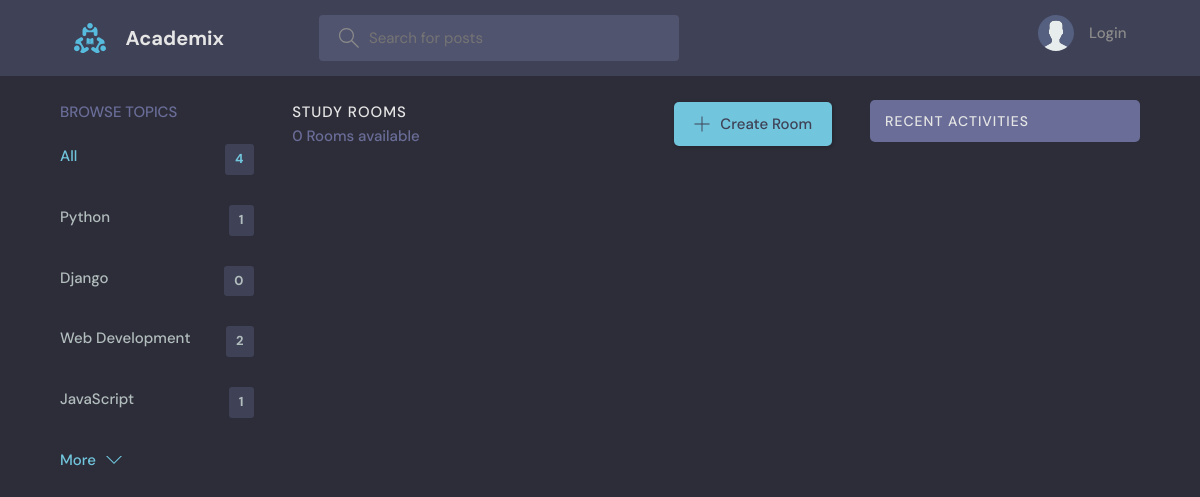
The app's page /?q=Designers, older data.
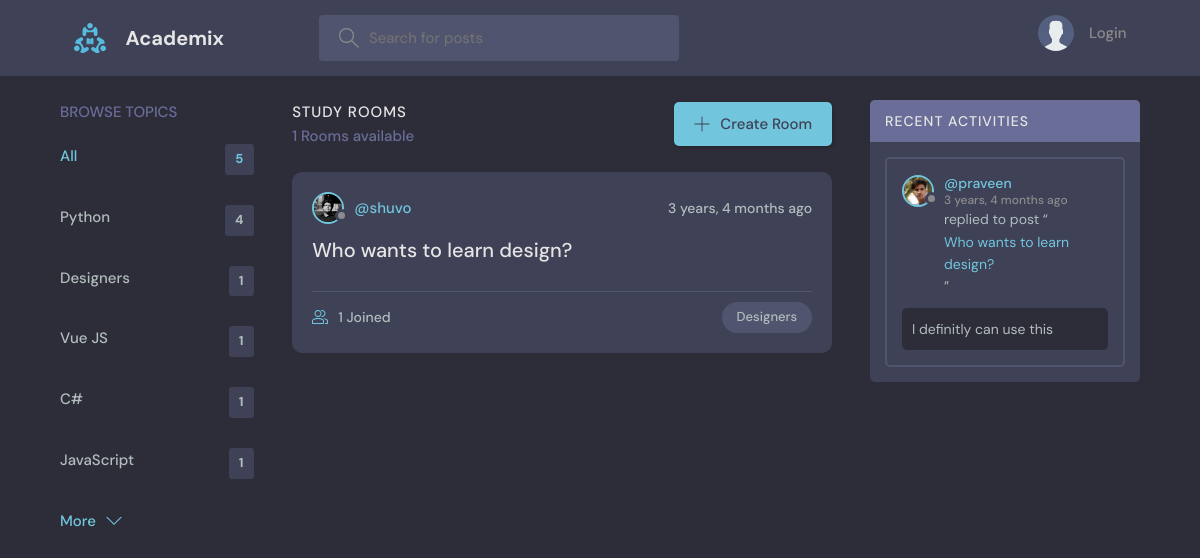
The same page, newer data.
### base/models.py (models this page shows, shortened)
class Topic(models.Model):
    name = models.CharField(max_length=200)

class Room(models.Model):
    host = models.ForeignKey(User, on_delete=models.SET_NULL, null=True)
    topic = models.ForeignKey(Topic, on_delete=models.SET_NULL, null=True)
    name = models.CharField(max_length=200)
    description = models.TextField(null=True, blank=True)
    participants = models.ManyToManyField(
        User, related_name='participants', blank=True)
    updated = models.DateTimeField(auto_now=True)
    created = models.DateTimeField(auto_now_add=True)
    class Meta:
        ordering = ['-updated', '-created']
    def __str__(self):
        return self.name

class User(AbstractUser):
    name = models.CharField(max_length=200, null=True)
    email = models.EmailField(unique=True, null=True)
    bio = models.TextField(null=True)
    avatar = models.ImageField(null=True, default="avatar.svg")
    USERNAME_FIELD = 'email'
    REQUIRED_FIELDS = []

class Message(models.Model):
    user = models.ForeignKey(User, on_delete=models.CASCADE)
    room = models.ForeignKey(Room, on_delete=models.CASCADE)
    body = models.TextField()
    updated = models.DateTimeField(auto_now=True)
    created = models.DateTimeField(auto_now_add=True)
    class Meta:
        ordering = ['-updated', '-created']

### base/views.py (the view)
# urls.py: path('', views.home, name="home"),
def home(request):
    q = request.GET.get('q') if request.GET.get('q') != None else ''
    rooms = Room.objects.filter(
        Q(topic__name__icontains=q) |
        Q(name__icontains=q) |
        Q(description__icontains=q)
    )
    topics = Topic.objects.all()[0:5]
    room_count = rooms.count()
    room_messages = Message.objects.filter(
        Q(room__topic__name__icontains=q))[0:3]
    context = {'rooms': rooms, 'topics': topics,
               'room_count': room_count, 'room_messages': room_messages}
    return render(request, 'base/home.html', context)

### base/templates/base/home.html (shortened to what this page needs)
{% extends 'main.html' %}
{% block content %}
<main class="layout layout--3">
  <div class="container">
    {% include 'base/topics_component.html' %}
    <div class="roomList">
      <div class="roomList__header">
        <div>
          <h2>Study Rooms</h2>
          <p>{{room_count}} Rooms available</p>
        </div>
        <a class="btn btn--main" href="{% url 'create-room' %}">
          <svg version="1.1" xmlns="http://www.w3.org/2000/svg" width="32" height="32" viewBox="0 0 32 32">
            <title>add</title>
            <path
              d="M16.943 0.943h-1.885v14.115h-14.115v1.885h14.115v14.115h1.885v-14.115h14.115v-1.885h-14.115v-14.115z">
            </path>
          </svg>
          Create Room
        </a>
      </div>
      {% include 'base/feed_component.html' %}
    </div>
    {% include 'base/activity_component.html' %}
  </div>
</main>
{% endblock %}

### templates/main.html (shortened to what this page needs)
<!DOCTYPE html>
{% load static %}
<html lang="en">
  <head>
    <link rel="stylesheet" href="{% static 'styles/style.css' %}" />
  </head>
  <body>
    {% include 'navbar.html' %}  {% block content %} {% endblock %}
  </body>
</html>

### templates/navbar.html (shortened to what this page needs)
{% load static %}
<header class="header header--loggedIn">
  <div class="container">
    <a href="{% url 'home' %}" class="header__logo">
      <img src="{% static 'images/logo.svg' %}" />
      <h1>Academix</h1>
    </a>
    <form class="header__search" method="GET" action="{% url 'home' %}">
      <label>
        <input name="q" placeholder="Search for posts" />
      </label>
    </form>
    <nav class="header__menu">
      {% if request.user.is_authenticated %}
      <div class="header__user">
        <a href="{% url 'update-user' %}">
          <div class="avatar avatar--medium active">
            <img src="{{request.user.avatar.url}}" />
          </div>
          <p>
            {{request.user.username}} <span>@{{request.user.username}}</span>
          </p>
        </a>
        <button class="dropdown-button">
          <svg
            version="1.1"
            xmlns="http://www.w3.org/2000/svg"
            width="32"
            height="32"
            viewBox="0 0 32 32"
          >
            <title>chevron-down</title>
            <path d="M16 21l-13-13h-3l16 16 16-16h-3l-13 13z"></path>
          </svg>
        </button>
      </div>
      {% else %}
      <a href="{% url 'login' %}">
        <img src="{% static 'images/avatar.svg' %}" />
        <p>Login</p>
      </a>
      {% endif %}
    </nav>
  </div>
</header>

### base/templates/base/topics_component.html
<div class="topics">
    <div class="topics__header">
        <h2>Browse Topics</h2>
    </div>
    <ul class="topics__list">
        <li>
            <a href="{% url 'home' %}" class="active">All <span>{{topics.count}}</span></a>
        </li>
        {% for topic in topics %}
        <li>
            <a href="{% url 'home' %}?q={{topic.name}}">{{topic.name}}<span>{{topic.room_set.all.count}}</span></a>
        </li>
        {% endfor %}
    </ul>
    <a class="btn btn--link" href="{% url 'topics' %}">
        More
        <svg version="1.1" xmlns="http://www.w3.org/2000/svg" width="32" height="32" viewBox="0 0 32 32">
            <title>chevron-down</title>
            <path d="M16 21l-13-13h-3l16 16 16-16h-3l-13 13z"></path>
        </svg>
    </a>
</div>

### base/templates/base/feed_component.html (shortened to what this page needs)
{% for room in rooms %}
<div class="roomListRoom">
    <div class="roomListRoom__header">
        <a href="{% url 'user-profile' room.host.id %}" class="roomListRoom__author">
            <div class="avatar avatar--small">
                <img src="{{room.host.avatar.url}}" />
            </div>
            <span>@{{room.host.username}}</span>
        </a>
        <div class="roomListRoom__actions">
            <span>{{room.created|timesince}} ago</span>
        </div>
    </div>
    <div class="roomListRoom__content">
        <a href="{% url 'room' room.id %}">{{room.name}}</a>
    </div>
    <div class="roomListRoom__meta">
        <a href="{% url 'room' room.id %}" class="roomListRoom__joined">
            {{room.participants.all.count}} Joined
        </a>
        <p class="roomListRoom__topic">{{room.topic.name}}</p>
    </div>
</div>
{% endfor %}

### base/templates/base/activity_component.html (shortened to what this page needs)
<div class="activities">
    <div class="activities__header">
        <h2>Recent Activities</h2>
    </div>
    {% for message in room_messages %}
    <div class="activities__box">
        <div class="activities__boxHeader roomListRoom__header">
            <a href="{% url 'user-profile' message.user.id %}" class="roomListRoom__author">
                <div class="avatar avatar--small">
                    <img src="{{message.user.avatar.url}}" />
                </div>
                <p>
                    @{{message.user.username}}
                    <span>{{message.created|timesince}} ago</span>
                </p>
            </a>
        </div>
        <div class="activities__boxContent">
            <p>replied to post “<a href="{% url 'room' message.room.id %}">{{message.room}}</a>”</p>
            <div class="activities__boxRoomContent">{{message.body}}</div>
        </div>
    </div>
    {% endfor %}
</div>

Row changes from the older to the newer data that the page shows:
removed Topic: name "Python", room_set.all.count "1"
removed Topic: name "Django", room_set.all.count "0"
removed Topic: name "Web Development", room_set.all.count "2"
added Topic: name "Python", room_set.all.count "4"
added Topic: name "Designers", room_set.all.count "1"
added Topic: name "Vue JS", room_set.all.count "1"
added Topic: name "C#", room_set.all.count "1"
added Room: host.avatar (picture), host.username "shuvo", created "3 years, 4 months", name "Who wants to learn design?", participants.all.count "1", topic.name "Designers"
now on this page (row edited): Message: user.avatar (picture), user.username "praveen", created "3 years, 4 months", room "Who wants to learn design?", body "I definitly can use this"
Text that changed along with them:
{{ topics.count }}: "4" → "5"
{{ room_count }}: "0" → "1"
